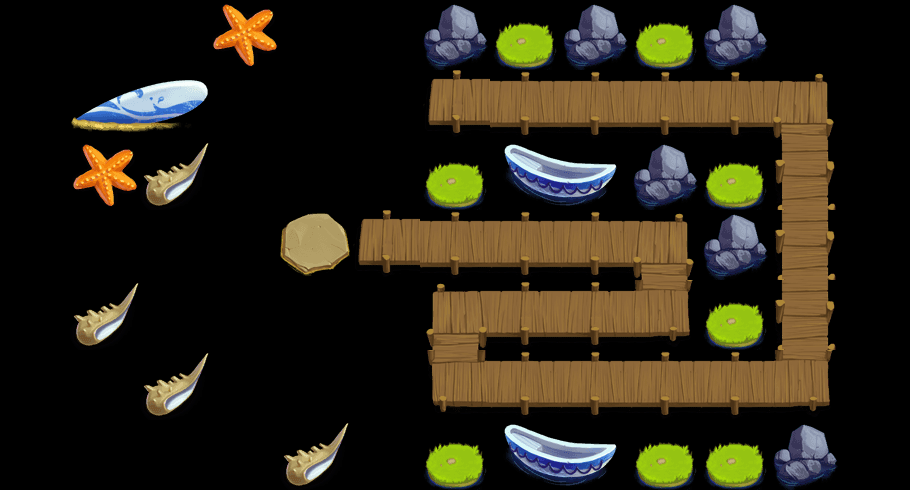

This game map was drawn from its Tiled (.tmx) file and the tilesets committed beside it. A one-line description and the trimmed map source follow:
An orthogonal 13x7 tile map with 70x70 px tiles, 2 tile layers (content, things) and 33 objects (17x water, 8x waterTowerSeat, way1_0, way1_1, way1_2, ...).

<map version="1.0" orientation="orthogonal" width="13" height="7" tilewidth="70" tileheight="70">
 <tileset firstgid="1" name="theme1Tiles" tilewidth="70" tileheight="70" spacing="2" margin="2">
  <image source="theme4Tiles.png" width="512" height="512" />
  <tile id="3">
   <properties>
    <property name="thingIdx" value="309" />
   </properties>
  </tile>
  <tile id="5">
   <properties>
    <property name="thingIdx" value="310" />
   </properties>
  </tile>
  <tile id="7">
   <properties>
    <property name="thingIdx" value="405" />
   </properties>
  </tile>
  <tile id="9">
   <properties>
    <property name="thingIdx" value="201" />
   </properties>
  </tile>
  <tile id="10">
   <properties>
    <property name="thingIdx" value="308" />
   </properties>
  </tile>
  <tile id="12">
   <properties>
    <property name="thingIdx" value="121" />
   </properties>
  </tile>
  <tile id="13">
   <properties>
    <property name="thingIdx" value="122" />
   </properties>
  </tile>
  <tile id="15">
   <properties>
    <property name="thingIdx" value="120" />
   </properties>
  </tile>
  <tile id="16">
   <properties>
    <property name="thingIdx" value="123" />
   </properties>
  </tile>
  <tile id="17">
   <properties>
    <property name="thingIdx" value="101" />
   </properties>
  </tile>
  <tile id="19">
   <properties>
    <property name="way" value="1" />
   </properties>
  </tile>
  <tile id="20">
   <properties>
    <property name="way" value="1" />
   </properties>
  </tile>
  <tile id="21">
   <properties>
    <property name="way" value="1" />
   </properties>
  </tile>
  <tile id="22">
   <properties>
    <property name="way" value="1" />
   </properties>
  </tile>
  <tile id="23">
   <properties>
    <property name="way" value="1" />
   </properties>
  </tile>
  <tile id="24">
   <properties>
    <property name="way" value="1" />
   </properties>
  </tile>
  <tile id="25">
   <properties>
    <property name="way" value="1" />
   </properties>
  </tile>
  <tile id="26">
   <properties>
    <property name="way" value="1" />
   </properties>
  </tile>
  <tile id="27">
   <properties>
    <property name="way" value="1" />
   </properties>
  </tile>
  <tile id="28">
   <properties>
    <property name="way" value="1" />
   </properties>
  </tile>
  <tile id="29">
   <properties>
    <property name="way" value="1" />
   </properties>
  </tile>
  <tile id="30">
   <properties>
    <property name="way" value="1" />
   </properties>
  </tile>
  <tile id="31">
   <properties>
    <property name="way" value="1" />
   </properties>
  </tile>
  <tile id="32">
   <properties>
    <property name="way" value="1" />
   </properties>
  </tile>
  <tile id="33">
   <properties>
    <property name="way" value="1" />
   </properties>
  </tile>
  <tile id="34">
   <properties>
    <property name="way" value="1" />
   </properties>
  </tile>
  <tile id="35">
   <properties>
    <property name="way" value="1" />
   </properties>
  </tile>
  <tile id="36">
   <properties>
    <property name="way" value="1" />
   </properties>
  </tile>
  <tile id="37">
   <properties>
    <property name="way" value="1" />
   </properties>
  </tile>
  <tile id="38">
   <properties>
    <property name="way" value="1" />
   </properties>
  </tile>
  <tile id="39">
   <properties>
    <property name="way" value="1" />
   </properties>
  </tile>
  <tile id="40">
   <properties>
    <property name="way" value="1" />
   </properties>
  </tile>
  <tile id="41">
   <properties>
    <property name="way" value="1" />
   </properties>
  </tile>
  <tile id="42">
   <properties>
    <property name="way" value="1" />
   </properties>
  </tile>
  <tile id="43">
   <properties>
    <property name="way" value="1" />
   </properties>
  </tile>
  <tile id="44">
   <properties>
    <property name="way" value="1" />
   </properties>
  </tile>
  <tile id="45">
   <properties>
    <property name="way" value="1" />
   </properties>
  </tile>
  <tile id="46">
   <properties>
    <property name="way" value="1" />
   </properties>
  </tile>
  <tile id="47">
   <properties>
    <property name="way" value="1" />
   </properties>
  </tile>
 </tileset>
 <layer name="content" width="13" height="7">
  <data>[91 cells, 25 non-empty, 8 distinct tile ids]</data>
 </layer>
 <layer name="things" width="13" height="7">
  <data>[91 cells, 26 non-empty, 8 distinct tile ids]</data>
 </layer>
 <objectgroup name="objs" width="13" height="7">
  <object name="water" x="378" y="29" width="24" height="22" />
  <object name="water" x="373" y="311" width="24" height="22" />
  <object name="water" x="373" y="156" width="24" height="22" />
  <object name="water" x="374" y="107" width="24" height="22" />
  <object name="water" x="375" y="377" width="24" height="22" />
  <object name="water" x="373" y="448" width="24" height="22" />
  <object name="water" x="446" y="29" width="24" height="22" />
  <object name="water" x="573" y="31" width="24" height="22" />
  <object name="water" x="721" y="30" width="24" height="22" />
  <object name="water" x="794" y="31" width="24" height="22" />
  <object name="water" x="651" y="170" width="24" height="22" />
  <object name="water" x="727" y="235" width="24" height="22" />
  <object name="water" x="521" y="173" width="24" height="22" />
  <object name="water" x="579" y="173" width="24" height="22" />
  <object name="water" x="519" y="446" width="24" height="22" />
  <object name="water" x="574" y="449" width="24" height="22" />
  <object name="water" x="797" y="453" width="24" height="22" />
  <object name="way1_0" x="445" y="88" width="21" height="24" />
  <object name="way1_1" x="788" y="90" width="21" height="24" />
  <object name="way1_2" x="788" y="367" width="21" height="24" />
  <object name="way1_3" x="445" y="367" width="21" height="24" />
  <object name="way1_4" x="447" y="301" width="21" height="24" />
  <object name="way1_5" x="650" y="301" width="21" height="24" />
  <object name="way1_6" x="647" y="229" width="21" height="24" />
  <object name="way1_7" x="305" y="230" width="21" height="24" />
  <object name="waterTowerSeat" x="516" y="30" width="27" height="23" />
  <object name="waterTowerSeat" x="650" y="36" width="27" height="23" />
  <object name="waterTowerSeat" x="723" y="175" width="27" height="23" />
  <object name="waterTowerSeat" x="446" y="174" width="27" height="23" />
  <object name="waterTowerSeat" x="719" y="311" width="27" height="23" />
  <object name="waterTowerSeat" x="720" y="454" width="27" height="23" />
  <object name="waterTowerSeat" x="646" y="450" width="27" height="23" />
  <object name="waterTowerSeat" x="442" y="446" width="27" height="23" />
 </objectgroup>
</map>
